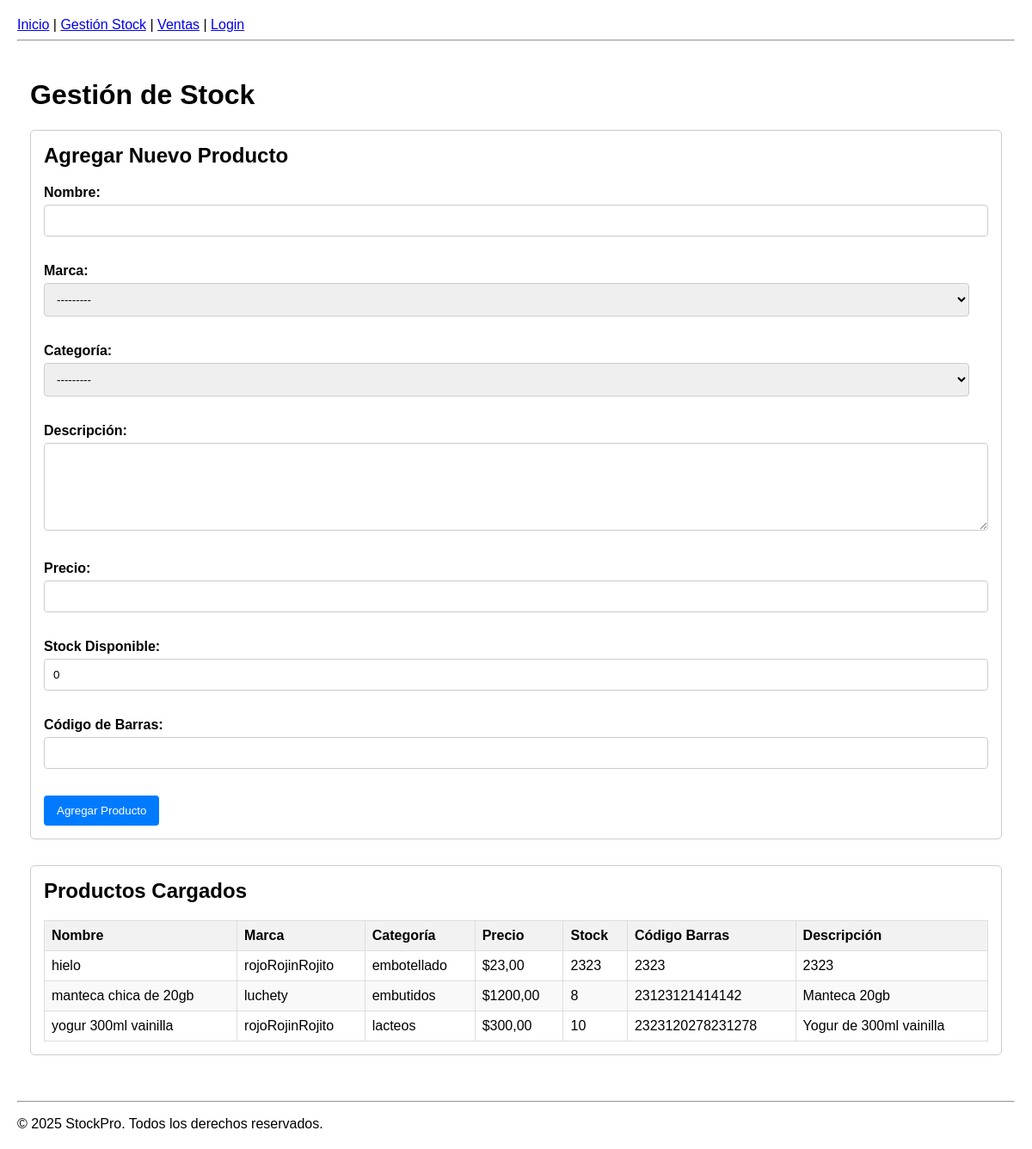
Page /stock/ on the earlier database version.
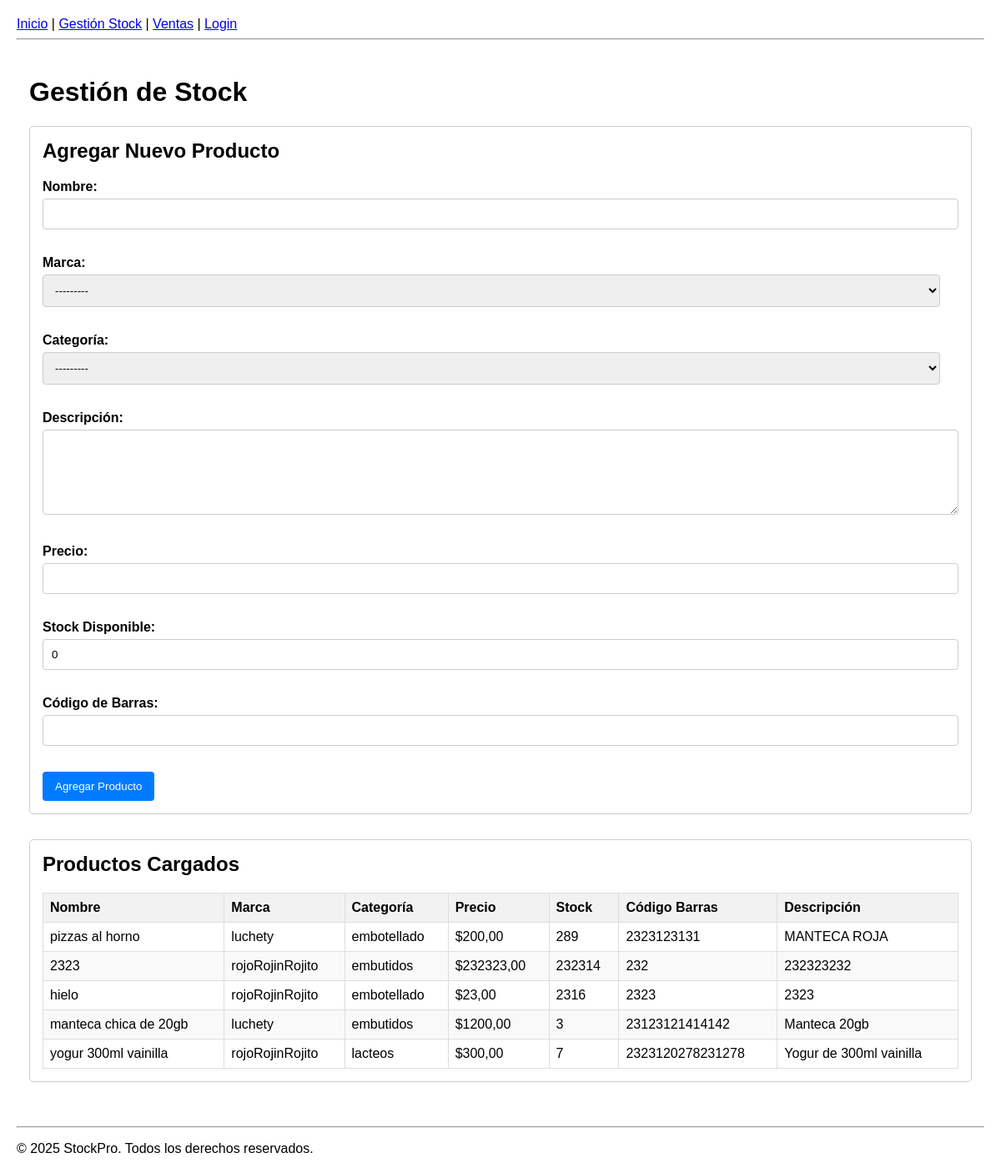
Same page on the later database version.
### applications/stock/models.py (models this page shows, shortened)
class Brand(models.Model):
    name = models.CharField(max_length=100, unique=True, verbose_name="Nombre")
    class Meta:
        verbose_name = "Marca"
        verbose_name_plural = "Marcas"
    def __str__(self):
        return self.name

class Category(models.Model):
    name = models.CharField(max_length=100, unique=True, verbose_name="Nombre")
    class Meta:
        verbose_name = "Categoría"
        verbose_name_plural = "Categorías"
    def __str__(self):
        return self.name

class Product(models.Model):
    name = models.CharField(max_length=200, verbose_name="Nombre")
    brand = models.ForeignKey(
        Brand,
        on_delete=models.PROTECT, # Evita borrar marca si hay productos asociados
        related_name='products',
        verbose_name="Marca"
    )
    category = models.ForeignKey(
        Category,
        on_delete=models.PROTECT, # Evita borrar categoría si hay productos asociados
        related_name='products',
        verbose_name="Categoría"
    )
    description = models.TextField(blank=True, null=True, verbose_name="Descripción")
    price = models.DecimalField(max_digits=10, decimal_places=2, verbose_name="Precio")
    stock = models.IntegerField(default=0, verbose_name="Stock Disponible")
    bar_code = models.CharField(max_length=50, blank=True, null=True, unique=True, verbose_name="Código de Barras")
    class Meta:
        verbose_name = "Producto"
        verbose_name_plural = "Productos"
        ordering = ['name']

### applications/stock/views.py (the view)
# urls.py: path('', views.product_list_and_create, name='product_list_create'),
def product_list_and_create(request):
    if request.method == 'POST':
        form = ProductForm(request.POST)
        if form.is_valid():
            form.save()  # Guarda el nuevo producto en la BBDD
            return redirect('stock:product_list_create')
    else:
        form = ProductForm()
    products = Product.objects.select_related('brand', 'category').order_by('-id')
    context = {
        'form': form,
        'products': products,
    }
    return render(request, 'stock/product_form_list.html', context)

### applications/stock/forms.py
class ProductForm(forms.ModelForm):
    class Meta:
        model = Product
        fields = [
            'name',
            'brand',
            'category',
            'description',
            'price',
            'stock',
            'bar_code'
        ]
        widgets = {
            'description': forms.Textarea(attrs={'rows': 3}),
        }

### applications/stock/templates/stock/product_form_list.html (shortened to what this page needs)
{% extends 'base.html' %}
{% block content %}
<h1>Gestión de Stock</h1>
<div class="form-section">
    <h2>Agregar Nuevo Producto</h2>
    <form method="post">
        {{ form.as_p }}
        <button type="submit">Agregar Producto</button>
    </form>
</div>
<div class="list-section">
    <h2>Productos Cargados</h2>
    {% if products %}
        <table>
            <thead>
                <tr>
                    <th>Nombre</th>
                    <th>Marca</th>
                    <th>Categoría</th>
                    <th>Precio</th>
                    <th>Stock</th>
                    <th>Código Barras</th>
                    <th>Descripción</th>
                </tr>
            </thead>
            <tbody>
                {% for product in products %}
                <tr>
                    <td>{{ product.name }}</td>
                    <td>{{ product.brand.name }}</td>
                    <td>{{ product.category.name }}</td>
                    <td>${{ product.price|floatformat:2 }}</td>
                    <td>{{ product.stock }}</td>
                    <td>{{ product.bar_code|default:"-" }}</td>
                    <td>{{ product.description|default:"-" }}</td>
                </tr>
                {% endfor %}
            </tbody>
        </table>
    {% else %}
        <p class="no-products">Aún no se han cargado productos.</p>
    {% endif %}
</div>
{% endblock %}

### stockpro/templates/base.html (shortened to what this page needs)
{% load static %}
<!DOCTYPE html>
<html lang="es">
<head>
</head>
<body>
    <header>
        <nav>
            <a href="/">Inicio</a> |
            <a href="{% url 'stock:product_list_create' %}">Gestión Stock</a> |
            <a href="{% url 'sales:pos_view' %}">Ventas</a>
            {% if user.is_authenticated %}
               | <span>Hola, {{ user.username }}</span> | <a href="#">Logout</a>
            {% else %}
               | <a href="#">Login</a>
            {% endif %}
        </nav>
        <hr>
    </header>
    <main class="container">
        {% block content %}{% endblock %}
    </main>
    <footer>
        <hr>
        <p>&copy; {% now "Y" %} StockPro. Todos los derechos reservados.</p>
    </footer>
</body>
</html>

### stockpro/templates/base.html (style rules this page uses)
body { font-family: sans-serif; margin: 20px; }
.container { max-width: 1200px; margin: 0 auto; padding: 15px; }

### applications/stock/templates/stock/product_form_list.html (style rules this page uses)
body { font-family: sans-serif; margin: 20px; }
.form-section, .list-section { margin-bottom: 30px; padding: 15px; border: 1px solid #ccc; border-radius: 5px; }
.form-section h2, .list-section h2 { margin-top: 0; }
label { display: block; margin-bottom: 5px; font-weight: bold; }
input[type="text"], input[type="number"], input[type="url"], select, textarea { width: calc(100% - 22px); padding: 10px; margin-bottom: 15px; border: 1px solid #ccc; border-radius: 4px; }
textarea { height: 80px; }
button { padding: 10px 15px; background-color: #007bff; color: white; border: none; border-radius: 4px; cursor: pointer; }
table { width: 100%; border-collapse: collapse; margin-top: 15px; }
th, td { border: 1px solid #ddd; padding: 8px; text-align: left; }
th { background-color: #f2f2f2; }
tr:nth-child(even) { background-color: #f9f9f9; }

Differences in the rows shown:
added Product: name "pizzas al horno", brand.name "luchety", category.name "embotellado", price "200,00", stock "289", bar_code "2323123131", description "MANTECA ROJA"
added Product: name "2323", brand.name "rojoRojinRojito", category.name "embutidos", price "232323,00", stock "232314", bar_code "232", description "232323232"
changed Product "hielo": stock "2323" → "2316"
changed Product "manteca chica de 20gb": stock "8" → "3"
changed Product "yogur 300ml vainilla": stock "10" → "7"
